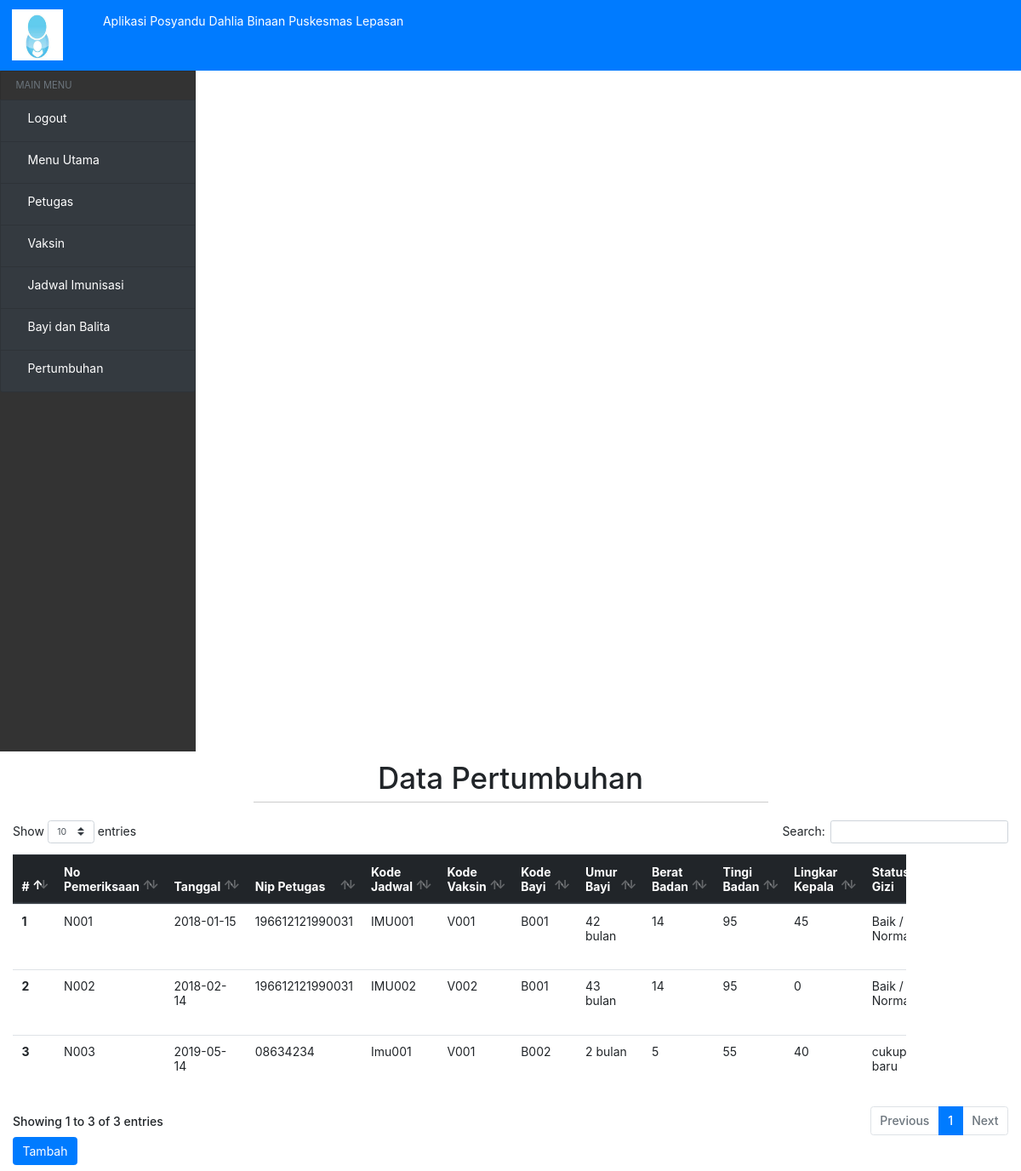
Page /?view=pertumbuhan (signed in) on the committed database.
### tables this page shows
CREATE TABLE `pertumbuhan_bayi` (
  `No_pemeriksaan` varchar(10) NOT NULL,
  `Tanggal` date NOT NULL,
  `Nip_petugas` varchar(15) NOT NULL,
  `Kode_jadwal` varchar(10) NOT NULL,
  `Kode_vaksin` varchar(10) NOT NULL,
  `Kode_bayi` varchar(10) NOT NULL,
  `umur_bayi` int(10) NOT NULL,
  `Keterangan` varchar(200) NOT NULL,
  `Keluhan` varchar(200) NOT NULL,
  `Berat_badan` int(10) NOT NULL,
  `Tinggi_badan` int(13) NOT NULL,
  `Lingkar_kepala` int(20) NOT NULL,
  `Keterangan_gizi` varchar(50) NOT NULL
);

### models/admin.php (called while the page is built, shortened)
<?php
class Admin
{
  private $mysqli;
  function __construct($mysqli)
  {
    $this->mysqli = $mysqli;
  }
public function showPertumbuhan(){
  $db = $this->mysqli->conn;
  $sql = "SELECT * FROM pertumbuhan_bayi";
  $query = $db->query($sql);
  return $query;
}
}
?>

### view/pertumbuhan-bayi/pertumbuhan.php (the view, shortened to what this page needs)
<?php if (@$_SESSION['user']) { ?>
<div class="header-hal">
    <h1>Data Pertumbuhan</h1>
    <hr>
</div>
<div class="table-responsive" >
<table class="table table-responsive" id="table" width="1050">
  <thead class="thead-dark">
    <tr>
      <th scope="col">#</th>
      <th scope="col">No Pemeriksaan</th>
      <th scope="col">Tanggal</th>
      <th scope="col">Nip Petugas</th>
      <th scope="col">Kode Jadwal</th>
      <th scope="col">Kode Vaksin</th>
      <th scope="col">Kode Bayi</th>
      <th scope="col">Umur Bayi</th>
      <th scope="col">Berat Badan</th>
      <th scope="col">Tingi Badan</th>
      <th scope="col">Lingkar Kepala</th>
      <th scope="col">Status Gizi</th>
    </tr>
  </thead>
  <tbody>
      <?php
      if (@$_SESSION['kode_bayi']) {
        $data = $objAdmin->showPertumbuhanPengguna($_SESSION['kode_bayi']);
      }else {
        $data = $objAdmin->showPertumbuhan();
      }
     $no = 1;
     while ($a = $data->fetch_object()) {
         ?>
    <tr>
      <th scope="row"><?= $no ?></th>
      <td><?= $a->No_pemeriksaan; ?></td>
      <td><?= $a->Tanggal; ?></td>
      <td><?= $a->Nip_petugas; ?></td>
      <td><?= $a->Kode_jadwal; ?></td>
      <td><?= $a->Kode_vaksin; ?></td>
      <td><?= $a->Kode_bayi; ?></td>
      <td><?= $a->umur_bayi.' bulan'; ?></td>
      <td><?= $a->Berat_badan; ?></td>
      <td><?= $a->Tinggi_badan; ?></td>
      <td><?= $a->Lingkar_kepala; ?></td>
      <td><?= $a->Keterangan_gizi; ?></td>
    </tr>
    <?php
     $no++;
     }
     ?>
  </tbody>
</table>
</div>
<?php if (@$_SESSION['hak_akses'] == 0) { ?>
<a href="?view=tambah-pertumbuhan">
    <button type="button" class="btn btn-primary">Tambah</button>
</a>
<?php } ?>
<?php } ?>

### assets/css/home.css (style rules this page uses)
.header-hal { width: 100%; text-align: center; margin-top: 10px; }
hr { height: 1px; border-top: 1px solid #ccc; margin: auto; width: 50%; padding: 10px; }
.view-buku th, td { text-align: left; padding: 8px; }

### index.php (style rules this page uses)
* { font-size: 14px; }

### rows in the picture
pertumbuhan_bayi: No_pemeriksaan "N001", Tanggal "2018-01-15", Nip_petugas "196612121990031", Kode_jadwal "IMU001", Kode_vaksin "V001", Kode_bayi "B001", umur_bayi "42", Berat_badan "14", Tinggi_badan "95", Lingkar_kepala "45", Keterangan_gizi "Baik /…"
pertumbuhan_bayi: No_pemeriksaan "N002", Tanggal "2018-02-14", Nip_petugas "196612121990031", Kode_jadwal "IMU002", Kode_vaksin "V002", Kode_bayi "B001", umur_bayi "43", Berat_badan "14", Tinggi_badan "95", Lingkar_kepala "0", Keterangan_gizi "Baik /…"
pertumbuhan_bayi: No_pemeriksaan "N003", Tanggal "2019-05-14", Nip_petugas "08634234", Kode_jadwal "Imu001", Kode_vaksin "V001", Kode_bayi "B002", umur_bayi "2", Berat_badan "5", Tinggi_badan "55", Lingkar_kepala "40", Keterangan_gizi "cukup baru"
